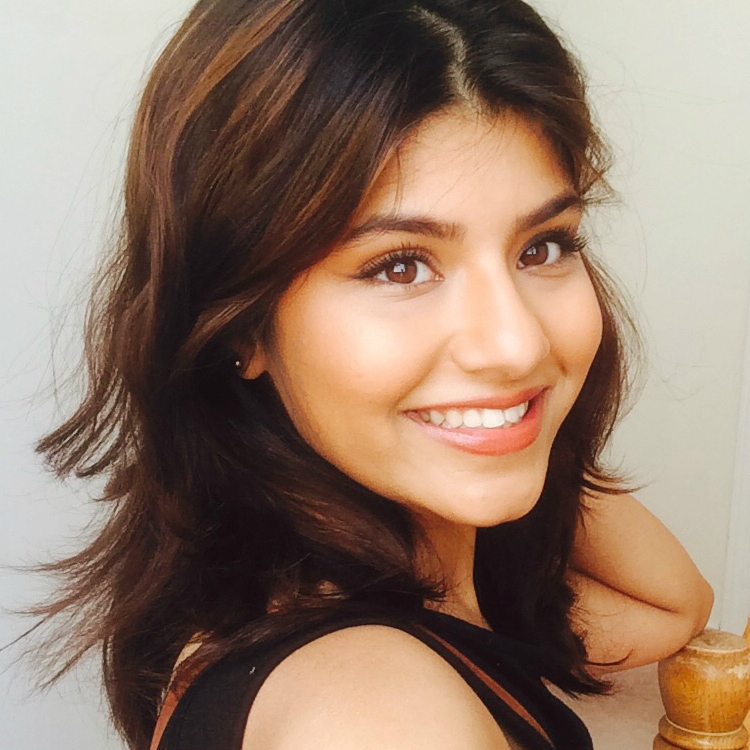
%> input picture me545.jpg, 750 x 750 px
$ octave SIFT_feature.m   (GNU Octave 9; MATLAB toolbox functions it lacks are replaced by stand-ins)
%> lines starting %> are read from the running program, lines starting %| are printed output that depends on the picture
%this code is the Matlab implimentation of David G. Lowe,
%"Distinctive image features from scale-invariant keypoints,"
%International Journal of Computer Vision, 60, 2 (2004), pp. 91-110.
%this code should be used only for academic research.
%any other useage of this code should not be allowed without Author agreement.
% if you have any problem or improvement idea about this code, please
% contact with Xing Di, Stevens Institution of Technology. xdi2@stevens.edu

%%initial image
tic
clear;
clc;
row=256;
colum=256;
img=imread('me545.jpg');
%> img is the input picture: size 750x750x3 uint8; mean R, G, B 147.7, 123.3, 106.6
img=imresize(img,[row,colum]);
%> img: size 256x256x3 uint8
img=rgb2gray(img);
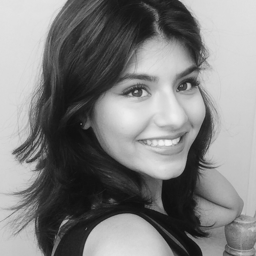
%> img: size 256x256 uint8; min 15, max 245, mean 128.7
% img=histeq(img);
img=im2double(img);
%> img: size 256x256 double
origin=img;
% img=medfilt2(img);
toc
%% Scale-Space Extrema Detection
tic
% original sigma and the number of actave can be modified. the larger
% sigma0, the more quickly-smooth images
sigma0=sqrt(2);
octave=3;%6*sigma*k^(octave*level)<=min(m,n)/(2^(octave-2))
level=3;
D=cell(1,octave);
for i=1:octave
D(i)=mat2cell(zeros(row*2^(2-i)+2,colum*2^(2-i)+2,level),row*2^(2-i)+2,colum*2^(2-i)+2,level);
end
% first image in first octave is created by interpolating the original one.
temp_img=kron(img,ones(2));
temp_img=padarray(temp_img,[1,1],'replicate');
figure(2)
subplot(1,2,1);
imshow(origin)
%create the DoG pyramid.
for i=1:octave
    temp_D=D{i};
    for j=1:level
        scale=sigma0*sqrt(2)^(1/level)^((i-1)*level+j);
        p=(level)*(i-1);
        figure(1);
        subplot(octave,level,p+j);
        f=fspecial('gaussian',[1,floor(6*scale)],scale);
        L1=temp_img;
        if(i==1&&j==1)
        L2=conv2(temp_img,f,'same');
        L2=conv2(L2,f','same');
        temp_D(:,:,j)=L2-L1;
        imshow(uint8(255 * mat2gray(temp_D(:,:,j))));
        L1=L2;
        else
        L2=conv2(temp_img,f,'same');
        L2=conv2(L2,f','same');
        temp_D(:,:,j)=L2-L1;
        L1=L2;
        if(j==level)
            temp_img=L1(2:end-1,2:end-1);
        end
        imshow(uint8(255 * mat2gray(temp_D(:,:,j))));
        end
    end
    D{i}=temp_D;
    temp_img=temp_img(1:2:end,1:2:end);
    temp_img=padarray(temp_img,[1,1],'both','replicate');
end
%> this loop made 3 passes
%> pass 1, `for j=1:level scale=sigma0*sqrt(2)^(1/level)^((i-1)*level+j); p=(level..`:
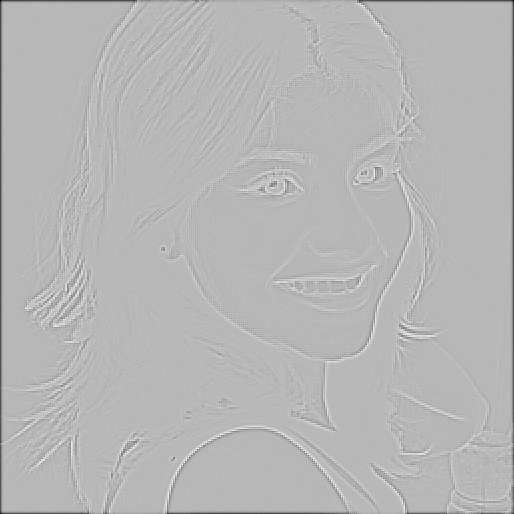
%> displayed picture: size 514x514, on the screen's scale of 0 to 255; min 0, max 255, mean 182.4
%> pass 1, `for j=1:level scale=sigma0*sqrt(2)^(1/level)^((i-1)*level+j); p=(level..`:
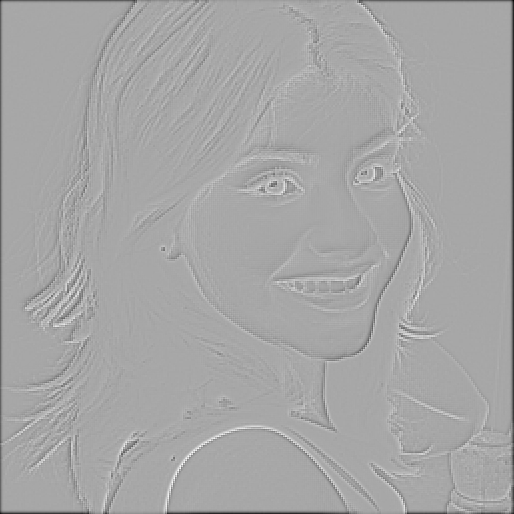
%> displayed picture: size 514x514, on the screen's scale of 0 to 255; min 0, max 255, mean 165.8
%> after the loop:
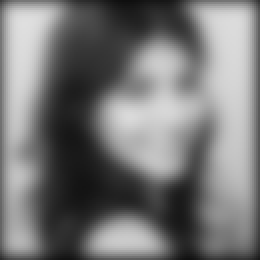
%> L2: size 130x130 double (shown 2 times larger); min 0.0601, max 0.876, mean 0.468
%> after the loop:
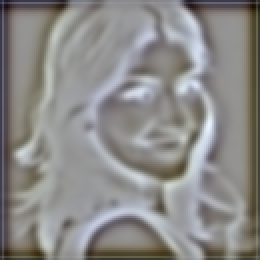
%> temp_D: size 130x130x3 double (shown 2 times larger); mean R, G, B -0.0208, -0.0237, -0.0273; drawn with min black and max white
%> after the loop, D = 3 items
toc
%% Keypoint Localistaion
% search each pixel in the DoG map to find the extreme point
tic
interval=level-1;
number=0;
for i=2:octave+1
    number=number+(2^(i-octave)*colum)*(2*row)*interval;
end
extrema=zeros(1,4*number);
flag=1;
for i=1:octave
    [m,n,~]=size(D{i});
    m=m-2;
    n=n-2;
    volume=m*n/(4^(i-1));
    for k=2:interval
        for j=1:volume
            % starter=D{i}(x+1,y+1,k);
            x=ceil(j/n);
            y=mod(j-1,m)+1;
            sub=D{i}(x:x+2,y:y+2,k-1:k+1);
            large=max(max(max(sub)));
            little=min(min(min(sub)));
            if(large==D{i}(x+1,y+1,k))
                temp=[i,k,j,1];
                extrema(flag:(flag+3))=temp;
                flag=flag+4;
            end
            if(little==D{i}(x+1,y+1,k))
                temp=[i,k,j,-1];
                extrema(flag:(flag+3))=temp;
                flag=flag+4;
            end
        end
    end
end
%> this loop made 3 passes
%> (m, n, volume) on passes 1 to 3: (512, 512, 262144), (256, 256, 16384), (128, 128, 1024)
%> after the loop, flag = 59837; temp = [3 2 259 -1]
idx= extrema==0;
%> idx = 3670016 logical values, 3610180 true
extrema(idx)=[];
toc
[m,n]=size(img);
%> m = 256; n = 256
x=floor((extrema(3:4:end)-1)./(n./(2.^(extrema(1:4:end)-2))))+1;
y=mod((extrema(3:4:end)-1),m./(2.^(extrema(1:4:end)-2)))+1;
ry=y./2.^(octave-1-extrema(1:4:end));
rx=x./2.^(octave-1-extrema(1:4:end));
rx_len = 0;
ry_len = 0;
figure(2)
subplot(1,2,2);
imshow(origin)
hold on
plot(ry,rx,'r+');

%% accurate keypoint localization
%eliminate the point with low contrast or poorly localised on an edge
% x:|,y:-- x is for vertial and y is for horizontal
% value comes from the paper.
tic
threshold=0.1;
r=20;
extr_volume=length(extrema)/4;
%> extr_volume = 14959
[m,n]=size(img);
secondorder_x=conv2([-1,1;-1,1],[-1,1;-1,1]);
secondorder_y=conv2([-1,-1;1,1],[-1,-1;1,1]);
for i=1:octave
    for j=1:level
        test=D{i}(:,:,j);
        temp=-1./conv2(test,secondorder_y,'same').*conv2(test,[-1,-1;1,1],'same');
        D{i}(:,:,j)=temp.*conv2(test',[-1,-1;1,1],'same')*0.5+test;
    end
end
for i=1:extr_volume
    x=floor((extrema(4*(i-1)+3)-1)/(n/(2^(extrema(4*(i-1)+1)-2))))+1;
    y=mod((extrema(4*(i-1)+3)-1),m/(2^(extrema(4*(i-1)+1)-2)))+1;
    rx=x+1;
    ry=y+1;
    rz=extrema(4*(i-1)+2);
    z=D{extrema(4*(i-1)+1)}(rx,ry,rz);
    if(abs(z)<threshold)
        extrema(4*(i-1)+4)=0;
    end
end
%> this loop made 14959 passes
%> (x, y, rx, ry, z) on passes 1 to 3: (1, 356, 2, 357, 0.0483), (1, 358, 2, 359, -0.0471), (2, 140, 3, 141, 0.0159)
idx=find(extrema==0);
%> idx = 14295 values from 4 to 59828
idx=[idx,idx-1,idx-2,idx-3];
extrema(idx)=[];
extr_volume=length(extrema)/4;
%> extr_volume = 664
x=floor((extrema(3:4:end)-1)./(n./(2.^(extrema(1:4:end)-2))))+1;
%> x = 664 values, max 511 at index 628, min 2 at index 629, mean 289.4
y=mod((extrema(3:4:end)-1),m./(2.^(extrema(1:4:end)-2)))+1;
%> y = 664 values, max 508 at index 599, min 2 at index 629, mean 217
ry=y./2.^(octave-1-extrema(1:4:end));
%> ry = 664 values, max 254 at index 599, min 2 at index 629, mean 111.2
rx=x./2.^(octave-1-extrema(1:4:end));
%> rx = 664 values, max 255.5 at index 628, min 2 at index 1, mean 145.1
figure(2)
subplot(2,2,3);
imshow(origin)
hold on
plot(ry,rx,'g.');
for i=1:extr_volume
    x=floor((extrema(4*(i-1)+3)-1)/(n/(2^(extrema(4*(i-1)+1)-2))))+1;
    y=mod((extrema(4*(i-1)+3)-1),m/(2^(extrema(4*(i-1)+1)-2)))+1;
    rx=x+1;
    ry=y+1;
    rz=extrema(4*(i-1)+2);
        Dxx=D{extrema(4*(i-1)+1)}(rx-1,ry,rz)+D{extrema(4*(i-1)+1)}(rx+1,ry,rz)-2*D{extrema(4*(i-1)+1)}(rx,ry,rz);
        Dyy=D{extrema(4*(i-1)+1)}(rx,ry-1,rz)+D{extrema(4*(i-1)+1)}(rx,ry+1,rz)-2*D{extrema(4*(i-1)+1)}(rx,ry,rz);
        Dxy=D{extrema(4*(i-1)+1)}(rx-1,ry-1,rz)+D{extrema(4*(i-1)+1)}(rx+1,ry+1,rz)-D{extrema(4*(i-1)+1)}(rx-1,ry+1,rz)-D{extrema(4*(i-1)+1)}(rx+1,ry-1,rz);
        deter=Dxx*Dyy-Dxy*Dxy;
        R=(Dxx+Dyy)/deter;
        R_threshold=(r+1)^2/r;
        if(deter<0||R>R_threshold)
            extrema(4*(i-1)+4)=0;
        end

end
%> this loop made 664 passes
%> (x, y, rx, ry, Dxx, Dyy, Dxy, deter) on passes 1 to 3: (4, 134, 5, 135, 0.212, 0.304, -0.106, 0.0532), (4, 361, 5, 362, 0.384, 0.312, 0.261, 0.0514), (6, 132, 7, 133, 0.181, 0.273, -0.0642, 0.0454)
idx=find(extrema==0);
idx=[idx,idx-1,idx-2,idx-3];
extrema(idx)=[];
extr_volume=length(extrema)/4;
x=floor((extrema(3:4:end)-1)./(n./(2.^(extrema(1:4:end)-2))))+1;
y=mod((extrema(3:4:end)-1),m./(2.^(extrema(1:4:end)-2)))+1;
ry=y./2.^(octave-1-extrema(1:4:end));
rx=x./2.^(octave-1-extrema(1:4:end));
figure(2)
subplot(2,2,4);
imshow(origin)
hold on
plot(ry,rx,'b.');
toc
%% Orientation Assignment(Multiple orientations assignment)
tic
kpori=zeros(1,36*extr_volume);
minor=zeros(1,36*extr_volume);
f=1;
flag=1;
%> (the run ends here)
